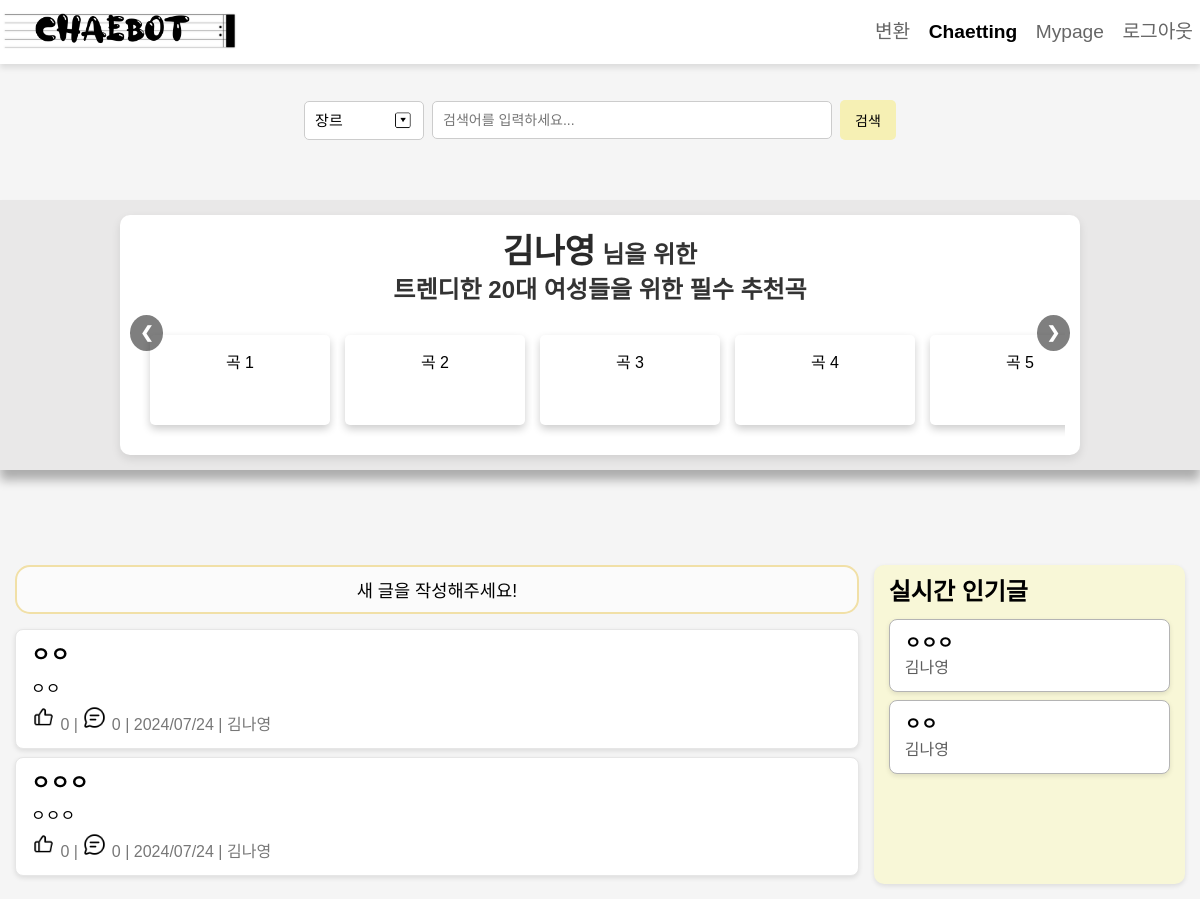
The app's page /chaetting_view/ (signed in), older data.
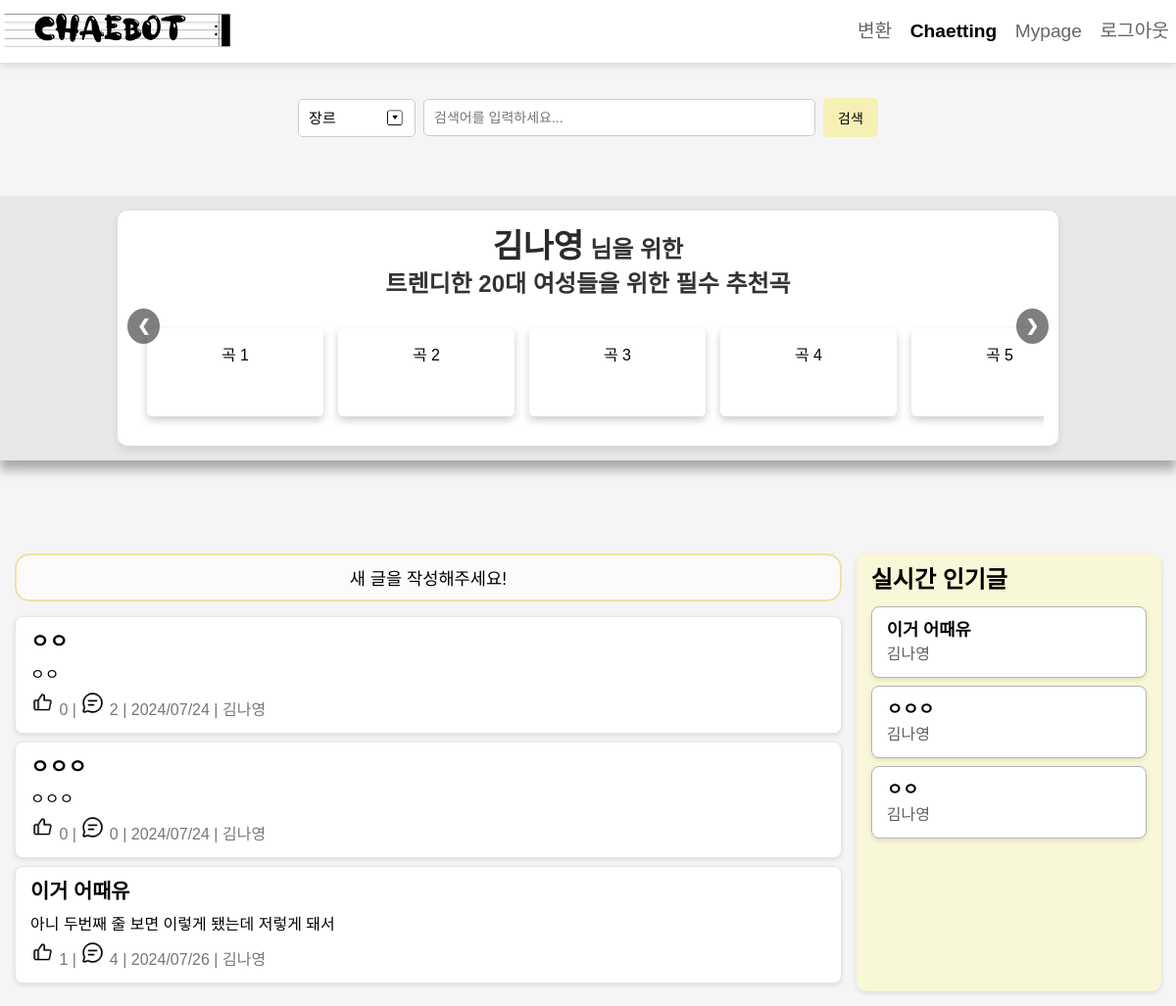
The same page, newer data.
### myapp/models.py (models this page shows, shortened)
class Post(models.Model):
    author = models.ForeignKey(settings.AUTH_USER_MODEL, on_delete=models.CASCADE)
    title = models.CharField(max_length=200)
    content = models.TextField()
    genre = models.CharField(max_length=100)
    mp3_file = models.FileField(upload_to="mp3s/", blank=True, null=True)
    sheet_file = models.FileField(upload_to="sheets/", blank=True, null=True)
    created_at = models.DateTimeField(auto_now_add=True)
    likes = models.ManyToManyField(
        settings.AUTH_USER_MODEL, related_name="liked_posts", blank=True
    )
    def total_likes(self):
        return self.likes.count()

class CustomUser(AbstractUser):
    user_id = models.CharField(max_length=150, unique=True)
    email = models.EmailField(unique=True)
    age_group = models.CharField(max_length=10, blank=True, null=True)
    gender = models.CharField(max_length=10, blank=True, null=True)
    genres = models.CharField(max_length=255, blank=True, null=True)  # 새로운 필드 추가
    username = models.CharField(max_length=150)
    USERNAME_FIELD = "user_id"
    REQUIRED_FIELDS = ["email"]

### myapp/views.py (the view)
# urls.py: path("chaetting_view/", v.chaetting_view, name="chaetting_view"),
@login_required
def chaetting_view(request):
    posts = Post.objects.annotate(
        comment_count=Count("comments", distinct=True)
        + Count("comments__replies", distinct=True)
    )
    popular_posts = Post.objects.order_by("-created_at")[:5]  # 예시로 최신 5개 인기글
    context = {
        "posts": posts,
        "popular_posts": popular_posts,
        "GENRES": GENRES,
    }
    return render(request, "chaetting.html", context)

### myapp/templates/chaetting.html (shortened to what this page needs)
<!DOCTYPE html>
<html lang="ko">
<head>
    {% load static %}
    <link rel="stylesheet" href="{% static 'css/reset.css' %}">
</head>
<body>
    <nav class="navbar">
        <div class="navbar-logo">
            <a href="/"><img src="{% static 'img/logo.png' %}" alt="MP3 to Drum Sheet Converter"></a>
        </div>
        <div class="navbar-menu">
            <a href="{% url 'index' %}">변환</a>
            <a href="{% url 'chaetting_view' %}" class="active">Chaetting</a>
            {% if user.is_authenticated %}
                <a href="{% url 'mypage' %}">Mypage</a>
                <a href="{% url 'logout' %}">로그아웃</a>
            {% else %}
                <a href="{% url 'login' %}">로그인</a>
            {% endif %}
        </div>
    </nav>
    <main>
        <div class="search-bar">
            <select id="search-type">
                <option value="genre">장르</option>
            </select>
            <input type="text" placeholder="검색어를 입력하세요..." id="search-input">
            <button onclick="searchPosts()">검색</button>
        </div>
        <div class="slider-background-container">
            <div class="slider-container">
                <div id="slider-1" class="slider">
                    <h2><span class="username-highlight">{{ user.username }}</span> 님을 위한<br>트렌디한 20대 여성들을 위한 필수 추천곡</h2>
                    <div class="items">
                    </div>
                    <a class="arrow left" onclick="previousSlide()">&#10094;</a>
                    <a class="arrow right" onclick="nextSlide()">&#10095;</a>
                </div>
            </div>
        </div>
        <div class="container">
            <div class="feed">
                <button class="new-post-btn" onclick="togglePostForm()">새 글을 작성해주세요!</button>
                {% for post in posts %}
                <div class="post">
                    <h3><a href="{% url 'post_detail' post.id %}">{{ post.title }}</a></h3>
                    <p>{{ post.content }}</p>
                    <small>
                        <img src="{% static 'img/bold_like.png' %}" alt="Like" class="like-comment-icons"> {{ post.total_likes }} |
                        <img src="{% static 'img/comment.png' %}" alt="Comment" class="like-comment-icons"> {{ post.comment_count }} |
                        {{ post.created_at|date:"Y/m/d" }} | {{ post.author.username }}
                    </small>
                </div>
                {% endfor %}
            </div>
            <div class="sidebar">
                <h3>실시간 인기글</h3>
                {% for post in popular_posts %}
                <div class="popular-post">
                    <h4>{{ post.title }}</h4>
                    <small>{{ post.author.username }}</small>
                </div>
                {% endfor %}
            </div>
        </div>
    </main>
</body>
</html>

Row changes from the older to the newer data that the page shows:
computed for Post "ㅇㅇ": comment_count "0" → "2"
added Post: title "이거 어때유", content "아니 두번째 줄 보면 이렇게 됐는데 저렇게 돼서", total_likes "1", comment_count "4", created_at "2024/07/26", author.username "김나영"
